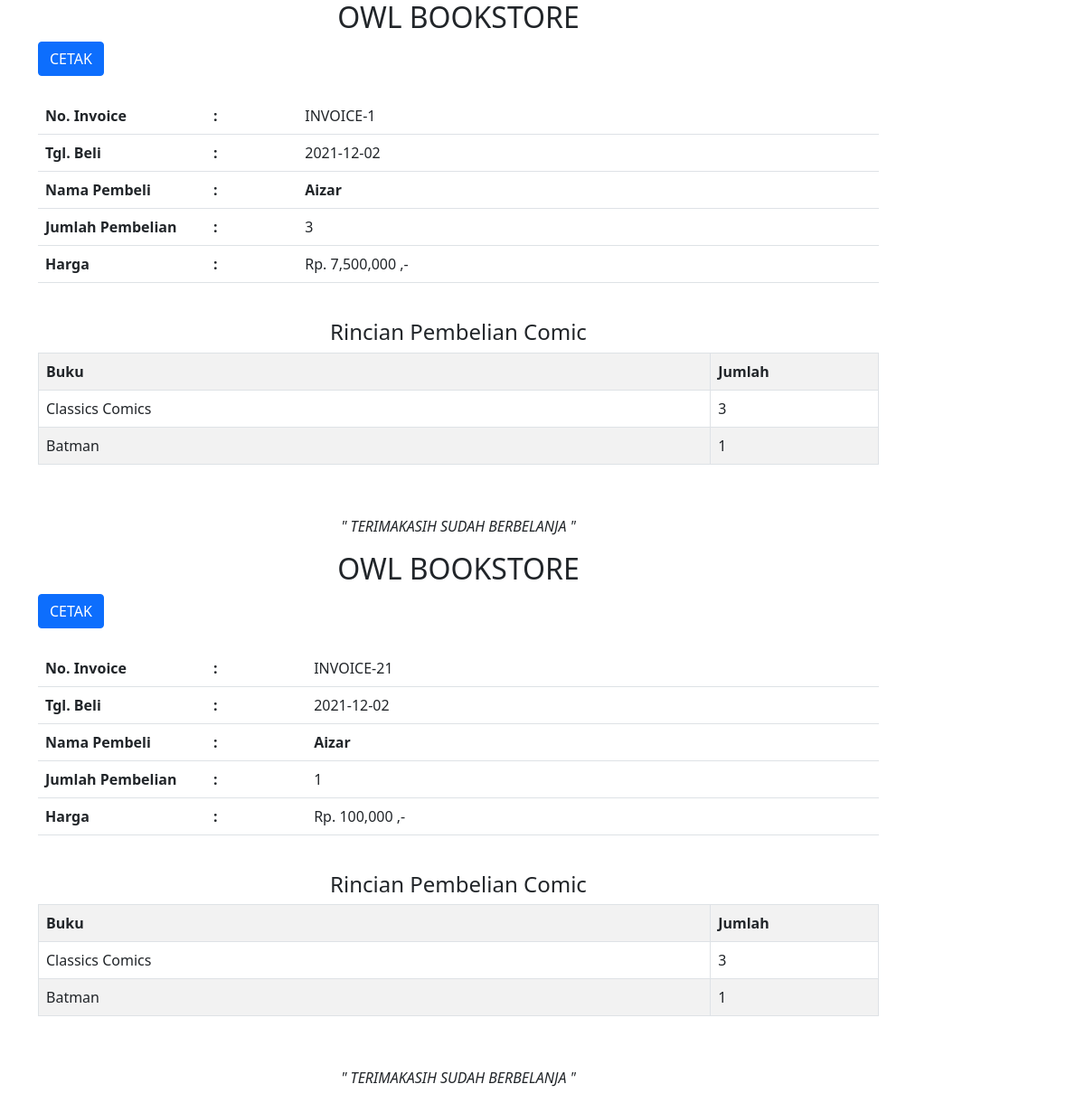
Screenshot of /invoice/transaksi_invoice.php with the database file from the repository.
### tables this page shows
CREATE TABLE `pembelian_comic` (
  `id_pembelian_comic` int(11) NOT NULL,
  `id_user` int(11) NOT NULL,
  `tanggal_beli` date NOT NULL,
  `tanggal_datang` date NOT NULL
);

CREATE TABLE `user` (
  `id_user` int(11) NOT NULL,
  `first_name` varchar(100) NOT NULL,
  `last_name` varchar(100) NOT NULL,
  `email` varchar(255) NOT NULL,
  `password` varchar(255) NOT NULL,
  `confirm_password` varchar(255) NOT NULL,
  `level` varchar(20) NOT NULL
);

CREATE TABLE `detail_pembelian_comic` (
  `id_detail_pembelian_comic` int(11) NOT NULL,
  `id_pembelian_comic` int(11) NOT NULL,
  `id_comic` int(11) NOT NULL,
  `qty` int(11) NOT NULL
);

CREATE TABLE `comic` (
  `id_comic` int(11) NOT NULL,
  `pengarang` varchar(50) NOT NULL,
  `judul` varchar(50) NOT NULL,
  `harga` int(50) NOT NULL,
  `foto_comic` varchar(255) NOT NULL
);

### src/invoice/transaksi_invoice.php (the view, shortened to what this page needs)
<!DOCTYPE html>
<html lang="en">
<head>
    <link href="https://cdn.jsdelivr.net/npm/bootstrap@5.1.3/dist/css/bootstrap.min.css" rel="stylesheet">
</head>
<body>
    <?php
    include "../connection.php";
    ?>
    <div class="container">
        <div class="col-md-10 col-md-offset-1">
            <?php
            $transaksi=mysqli_query($conn, "SELECT pembelian_comic.id_pembelian_comic, pembelian_comic.tanggal_beli, user.first_name, detail_pembelian_comic.qty, comic.harga FROM pembelian_comic JOIN user ON pembelian_comic.id_user = user.id_user JOIN detail_pembelian_comic ON detail_pembelian_comic.id_pembelian_comic = pembelian_comic.id_pembelian_comic JOIN comic ON detail_pembelian_comic.id_comic = comic.id_comic");
            while($dt_transaksi=mysqli_fetch_array($transaksi)){
            ?>
            <center><h2>OWL BOOKSTORE</h2></center>
            <a href="cetak_invoice.php?id=<?php echo $id; ?>" target="_blank" class="btn btn-primary pull-right">CETAK</a>
            <br/>
            <br/>
            <table class="table">
                <tr>
                    <th width="20%">No. Invoice</th>
                    <th>:</th>
                    <td>INVOICE-<?php echo $dt_transaksi['id_pembelian_comic'];?></td>
                </tr>
                <tr>
                <th width="20%">Tgl. Beli</th>
                <th>:</th>
                <td><?php echo $dt_transaksi['tanggal_beli']; ?></td>
                </tr>
                <tr>
                    <th>Nama Pembeli</th>
                    <th>:</th>
                    <th><?php echo $dt_transaksi['first_name']; ?></th>
                </tr>
                <tr>
                    <th>Jumlah Pembelian</th>
                    <th>:</th>
                    <td><?php echo $dt_transaksi['qty']; ?></td>
                </tr>
                <tr>
                    <th>Harga</th>
                    <th>:</th>
                    <td><?php echo "Rp. ".number_format($dt_transaksi['harga']*$dt_transaksi['qty'])." ,-"; ?></td>
                </tr>
            </table>
            <br/>
            <h4 class="text-center">Rincian Pembelian Comic</h4>
            <table class="table table-bordered table-striped">
                <tr>
                    <th>Buku</th>
                    <th width="20%">Jumlah</th>
                </tr>
                <?php
                $comic = mysqli_query($conn, "select * from comic join detail_pembelian_comic on comic.id_comic=detail_pembelian_comic.id_comic where id_pembelian_comic");
                while($p=mysqli_fetch_array($comic)){
                ?>
                <tr>
                    <td><?php echo $p['judul']; ?></td>
                    <td width="5%"><?php echo $p['qty']; ?></td>
                </tr>
                <?php } ?>
            </table>
            <br/>
            <p><center><i>" TERIMAKASIH SUDAH BERBELANJA "</i></center></p>
            <?php
            }
            ?>
        </div>
    </div>
</body>
</html>

### rows the page displays
pembelian_comic: id_pembelian_comic "1", tanggal_beli "2021-12-02", id_user.first_name "Aizar", detail_pembelian_comic.qty "3", comic.harga "7,500,000"
detail_pembelian_comic: id_comic.judul "Classics Comics", qty "3"
detail_pembelian_comic: id_comic.judul "Batman", qty "1"
pembelian_comic: id_pembelian_comic "21", tanggal_beli "2021-12-02", id_user.first_name "Aizar", detail_pembelian_comic.qty "1", comic.harga "100,000"
